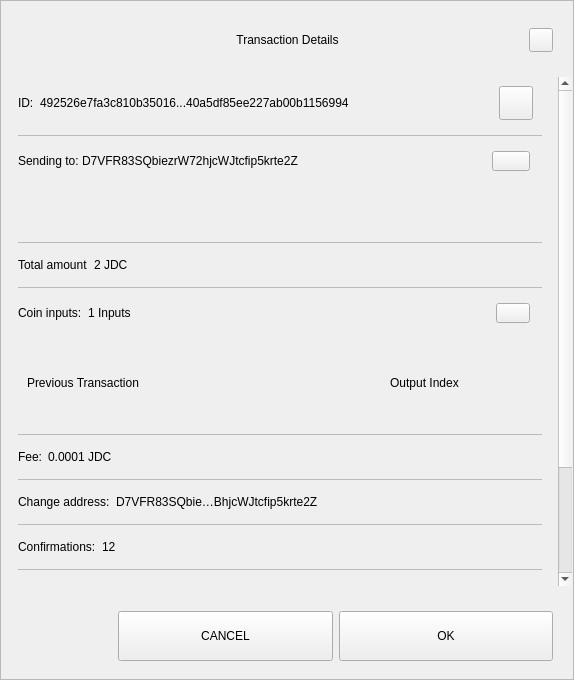
<?xml version="1.0" encoding="UTF-8"?>
<ui version="4.0">
 <class>TxDetailDialog</class>
 <widget class="QWidget" name="TxDetailDialog">
  <property name="geometry">
   <rect>
    <x>0</x>
    <y>0</y>
    <width>574</width>
    <height>680</height>
   </rect>
  </property>
  <property name="sizePolicy">
   <sizepolicy hsizetype="Preferred" vsizetype="Expanding">
    <horstretch>0</horstretch>
    <verstretch>0</verstretch>
   </sizepolicy>
  </property>
  <property name="minimumSize">
   <size>
    <width>574</width>
    <height>500</height>
   </size>
  </property>
  <property name="windowTitle">
   <string>Form</string>
  </property>
  <property name="styleSheet">
   <string notr="true"/>
  </property>
  <layout class="QVBoxLayout" name="verticalLayout_3">
   <property name="spacing">
    <number>0</number>
   </property>
   <property name="leftMargin">
    <number>0</number>
   </property>
   <property name="topMargin">
    <number>0</number>
   </property>
   <property name="rightMargin">
    <number>0</number>
   </property>
   <property name="bottomMargin">
    <number>0</number>
   </property>
   <item>
    <widget class="QFrame" name="frame">
     <property name="sizePolicy">
      <sizepolicy hsizetype="Preferred" vsizetype="Expanding">
       <horstretch>0</horstretch>
       <verstretch>0</verstretch>
      </sizepolicy>
     </property>
     <property name="styleSheet">
      <string notr="true"/>
     </property>
     <property name="frameShape">
      <enum>QFrame::StyledPanel</enum>
     </property>
     <property name="frameShadow">
      <enum>QFrame::Raised</enum>
     </property>
     <layout class="QVBoxLayout" name="verticalLayout">
      <property name="leftMargin">
       <number>0</number>
      </property>
      <property name="rightMargin">
       <number>0</number>
      </property>
      <item>
       <layout class="QHBoxLayout" name="horizontalLayout_3">
        <property name="spacing">
         <number>0</number>
        </property>
        <property name="leftMargin">
         <number>20</number>
        </property>
        <property name="topMargin">
         <number>10</number>
        </property>
        <property name="rightMargin">
         <number>20</number>
        </property>
        <item>
         <spacer name="horizontalSpacer_1">
          <property name="orientation">
           <enum>Qt::Horizontal</enum>
          </property>
          <property name="sizeHint" stdset="0">
           <size>
            <width>40</width>
            <height>20</height>
           </size>
          </property>
         </spacer>
        </item>
        <item>
         <widget class="QLabel" name="labelTitle">
          <property name="minimumSize">
           <size>
            <width>0</width>
            <height>40</height>
           </size>
          </property>
          <property name="maximumSize">
           <size>
            <width>16777215</width>
            <height>40</height>
           </size>
          </property>
          <property name="styleSheet">
           <string notr="true">padding-left:24px;</string>
          </property>
          <property name="text">
           <string>Transaction Details</string>
          </property>
          <property name="alignment">
           <set>Qt::AlignCenter</set>
          </property>
          <property name="margin">
           <number>7</number>
          </property>
         </widget>
        </item>
        <item>
         <spacer name="horizontalSpacer_2">
          <property name="orientation">
           <enum>Qt::Horizontal</enum>
          </property>
          <property name="sizeHint" stdset="0">
           <size>
            <width>40</width>
            <height>20</height>
           </size>
          </property>
         </spacer>
        </item>
        <item>
         <widget class="QPushButton" name="btnEsc">
          <property name="minimumSize">
           <size>
            <width>24</width>
            <height>24</height>
           </size>
          </property>
          <property name="maximumSize">
           <size>
            <width>24</width>
            <height>24</height>
           </size>
          </property>
          <property name="focusPolicy">
           <enum>Qt::NoFocus</enum>
          </property>
          <property name="text">
           <string/>
          </property>
         </widget>
        </item>
       </layout>
      </item>
      <item>
       <spacer name="verticalSpacer">
        <property name="orientation">
         <enum>Qt::Vertical</enum>
        </property>
        <property name="sizeType">
         <enum>QSizePolicy::Fixed</enum>
        </property>
        <property name="sizeHint" stdset="0">
         <size>
          <width>20</width>
          <height>10</height>
         </size>
        </property>
       </spacer>
      </item>
      <item>
       <widget class="QWidget" name="layoutScroll" native="true">
        <property name="minimumSize">
         <size>
          <width>0</width>
          <height>0</height>
         </size>
        </property>
        <layout class="QVBoxLayout" name="verticalLayout_4">
         <property name="leftMargin">
          <number>0</number>
         </property>
         <property name="topMargin">
          <number>0</number>
         </property>
         <property name="rightMargin">
          <number>0</number>
         </property>
         <item>
          <widget class="QScrollArea" name="scrollArea">
           <property name="styleSheet">
            <string notr="true">#scrollArea {
background:transparent;
}</string>
           </property>
           <property name="horizontalScrollBarPolicy">
            <enum>Qt::ScrollBarAlwaysOff</enum>
           </property>
           <property name="sizeAdjustPolicy">
            <enum>QAbstractScrollArea::AdjustIgnored</enum>
           </property>
           <property name="widgetResizable">
            <bool>true</bool>
           </property>
           <property name="alignment">
            <set>Qt::AlignLeading|Qt::AlignLeft|Qt::AlignTop</set>
           </property>
           <widget class="QWidget" name="scrollAreaWidgetContents">
            <property name="geometry">
             <rect>
              <x>0</x>
              <y>0</y>
              <width>556</width>
              <height>672</height>
             </rect>
            </property>
            <property name="autoFillBackground">
             <bool>false</bool>
            </property>
            <property name="styleSheet">
             <string notr="true">#scrollAreaWidgetContents {
background:transparent;
}</string>
            </property>
            <layout class="QVBoxLayout" name="verticalLayout_7">
             <property name="spacing">
              <number>0</number>
             </property>
             <property name="sizeConstraint">
              <enum>QLayout::SetDefaultConstraint</enum>
             </property>
             <property name="leftMargin">
              <number>0</number>
             </property>
             <property name="topMargin">
              <number>0</number>
             </property>
             <property name="rightMargin">
              <number>0</number>
             </property>
             <property name="bottomMargin">
              <number>0</number>
             </property>
             <item>
              <widget class="QWidget" name="content" native="true">
               <layout class="QVBoxLayout" name="verticalLayout_2">
                <property name="leftMargin">
                 <number>16</number>
                </property>
                <property name="topMargin">
                 <number>0</number>
                </property>
                <property name="rightMargin">
                 <number>16</number>
                </property>
                <item>
                 <widget class="QWidget" name="contentID" native="true">
                  <layout class="QHBoxLayout" name="horizontalLayout_12" stretch="0,1,0">
                   <property name="leftMargin">
                    <number>0</number>
                   </property>
                   <item>
                    <widget class="QLabel" name="labelId">
                     <property name="maximumSize">
                      <size>
                       <width>16777215</width>
                       <height>16777215</height>
                      </size>
                     </property>
                     <property name="text">
                      <string>ID:</string>
                     </property>
                    </widget>
                   </item>
                   <item>
                    <widget class="QLabel" name="textId">
                     <property name="text">
                      <string>492526e7fa3c810b35016...40a5df85ee227ab00b1156994</string>
                     </property>
                    </widget>
                   </item>
                   <item>
                    <widget class="QPushButton" name="pushCopy">
                     <property name="minimumSize">
                      <size>
                       <width>34</width>
                       <height>34</height>
                      </size>
                     </property>
                     <property name="maximumSize">
                      <size>
                       <width>34</width>
                       <height>34</height>
                      </size>
                     </property>
                     <property name="focusPolicy">
                      <enum>Qt::NoFocus</enum>
                     </property>
                     <property name="text">
                      <string/>
                     </property>
                     <property name="iconSize">
                      <size>
                       <width>24</width>
                       <height>24</height>
                      </size>
                     </property>
                    </widget>
                   </item>
                  </layout>
                 </widget>
                </item>
                <item>
                 <widget class="QLabel" name="labelDivider9">
                  <property name="maximumSize">
                   <size>
                    <width>16777215</width>
                    <height>1</height>
                   </size>
                  </property>
                  <property name="styleSheet">
                   <string notr="true">background-color:#bababa;</string>
                  </property>
                  <property name="text">
                   <string/>
                  </property>
                 </widget>
                </item>
                <item>
                 <widget class="QWidget" name="contentOutputs" native="true">
                  <layout class="QHBoxLayout" name="horizontalLayout_11" stretch="0,3,0">
                   <property name="spacing">
                    <number>0</number>
                   </property>
                   <property name="leftMargin">
                    <number>0</number>
                   </property>
                   <property name="rightMargin">
                    <number>12</number>
                   </property>
                   <item>
                    <widget class="QLabel" name="labelSend">
                     <property name="maximumSize">
                      <size>
                       <width>16777215</width>
                       <height>16777215</height>
                      </size>
                     </property>
                     <property name="text">
                      <string>Sending to: </string>
                     </property>
                    </widget>
                   </item>
                   <item>
                    <widget class="QLabel" name="textSend">
                     <property name="text">
                      <string>D7VFR83SQbiezrW72hjcWJtcfip5krte2Z </string>
                     </property>
                    </widget>
                   </item>
                   <item>
                    <widget class="QPushButton" name="pushOutputs">
                     <property name="minimumSize">
                      <size>
                       <width>34</width>
                       <height>20</height>
                      </size>
                     </property>
                     <property name="maximumSize">
                      <size>
                       <width>38</width>
                       <height>20</height>
                      </size>
                     </property>
                     <property name="focusPolicy">
                      <enum>Qt::NoFocus</enum>
                     </property>
                     <property name="styleSheet">
                      <string notr="true"/>
                     </property>
                     <property name="text">
                      <string/>
                     </property>
                    </widget>
                   </item>
                  </layout>
                 </widget>
                </item>
                <item>
                 <widget class="QScrollArea" name="outputsScrollArea">
                  <property name="minimumSize">
                   <size>
                    <width>0</width>
                    <height>50</height>
                   </size>
                  </property>
                  <property name="styleSheet">
                   <string notr="true">#outputsScrollArea {
background:transparent;
}</string>
                  </property>
                  <property name="widgetResizable">
                   <bool>true</bool>
                  </property>
                  <widget class="QWidget" name="container_outputs_base">
                   <property name="geometry">
                    <rect>
                     <x>0</x>
                     <y>0</y>
                     <width>522</width>
                     <height>48</height>
                    </rect>
                   </property>
                   <property name="styleSheet">
                    <string notr="true">#container_outputs_base {
background:transparent;
}</string>
                   </property>
                  </widget>
                 </widget>
                </item>
                <item>
                 <widget class="QLabel" name="labelDivider8">
                  <property name="maximumSize">
                   <size>
                    <width>16777215</width>
                    <height>1</height>
                   </size>
                  </property>
                  <property name="styleSheet">
                   <string notr="true">background-color:#bababa;</string>
                  </property>
                  <property name="text">
                   <string/>
                  </property>
                 </widget>
                </item>
                <item>
                 <widget class="QWidget" name="contentAmount" native="true">
                  <layout class="QHBoxLayout" name="horizontalLayout_4" stretch="0,1">
                   <property name="leftMargin">
                    <number>0</number>
                   </property>
                   <item>
                    <widget class="QLabel" name="labelAmount">
                     <property name="maximumSize">
                      <size>
                       <width>16777215</width>
                       <height>16777215</height>
                      </size>
                     </property>
                     <property name="text">
                      <string>Total amount</string>
                     </property>
                    </widget>
                   </item>
                   <item>
                    <widget class="QLabel" name="textAmount">
                     <property name="text">
                      <string>2 JDC</string>
                     </property>
                    </widget>
                   </item>
                  </layout>
                 </widget>
                </item>
                <item>
                 <widget class="QLabel" name="labelDivider6">
                  <property name="maximumSize">
                   <size>
                    <width>16777215</width>
                    <height>1</height>
                   </size>
                  </property>
                  <property name="styleSheet">
                   <string notr="true">background-color:#bababa;</string>
                  </property>
                  <property name="text">
                   <string/>
                  </property>
                 </widget>
                </item>
                <item>
                 <widget class="QWidget" name="contentInputs" native="true">
                  <layout class="QHBoxLayout" name="horizontalLayout" stretch="0,2,0">
                   <property name="leftMargin">
                    <number>0</number>
                   </property>
                   <property name="rightMargin">
                    <number>12</number>
                   </property>
                   <item>
                    <widget class="QLabel" name="labelInputs">
                     <property name="sizePolicy">
                      <sizepolicy hsizetype="Minimum" vsizetype="Preferred">
                       <horstretch>0</horstretch>
                       <verstretch>0</verstretch>
                      </sizepolicy>
                     </property>
                     <property name="maximumSize">
                      <size>
                       <width>16777215</width>
                       <height>16777215</height>
                      </size>
                     </property>
                     <property name="text">
                      <string>Coin inputs:</string>
                     </property>
                    </widget>
                   </item>
                   <item>
                    <widget class="QLabel" name="textInputs">
                     <property name="text">
                      <string>1 Inputs</string>
                     </property>
                    </widget>
                   </item>
                   <item>
                    <widget class="QPushButton" name="pushInputs">
                     <property name="maximumSize">
                      <size>
                       <width>34</width>
                       <height>20</height>
                      </size>
                     </property>
                     <property name="focusPolicy">
                      <enum>Qt::NoFocus</enum>
                     </property>
                     <property name="styleSheet">
                      <string notr="true"/>
                     </property>
                     <property name="text">
                      <string/>
                     </property>
                    </widget>
                   </item>
                  </layout>
                 </widget>
                </item>
                <item>
                 <widget class="QFrame" name="gridInputs">
                  <property name="sizePolicy">
                   <sizepolicy hsizetype="Preferred" vsizetype="MinimumExpanding">
                    <horstretch>0</horstretch>
                    <verstretch>0</verstretch>
                   </sizepolicy>
                  </property>
                  <property name="minimumSize">
                   <size>
                    <width>0</width>
                    <height>90</height>
                   </size>
                  </property>
                  <layout class="QGridLayout" name="gridLayoutInput" columnstretch="5,2" rowminimumheight="0">
                   <property name="sizeConstraint">
                    <enum>QLayout::SetMaximumSize</enum>
                   </property>
                   <property name="verticalSpacing">
                    <number>0</number>
                   </property>
                   <item row="0" column="0" alignment="Qt::AlignLeft">
                    <widget class="QLabel" name="labelTitlePrevTx">
                     <property name="text">
                      <string>Previous Transaction</string>
                     </property>
                    </widget>
                   </item>
                   <item row="0" column="1" alignment="Qt::AlignLeft">
                    <widget class="QLabel" name="labelOutputIndex">
                     <property name="text">
                      <string>Output Index</string>
                     </property>
                     <property name="alignment">
                      <set>Qt::AlignCenter</set>
                     </property>
                    </widget>
                   </item>
                  </layout>
                 </widget>
                </item>
                <item>
                 <widget class="QLabel" name="labelDivider1">
                  <property name="maximumSize">
                   <size>
                    <width>16777215</width>
                    <height>1</height>
                   </size>
                  </property>
                  <property name="styleSheet">
                   <string notr="true">background-color:#bababa;</string>
                  </property>
                  <property name="text">
                   <string/>
                  </property>
                 </widget>
                </item>
                <item>
                 <widget class="QWidget" name="contentFee" native="true">
                  <layout class="QHBoxLayout" name="horizontalLayout_7" stretch="0,1">
                   <property name="leftMargin">
                    <number>0</number>
                   </property>
                   <item>
                    <widget class="QLabel" name="labelFee">
                     <property name="maximumSize">
                      <size>
                       <width>16777215</width>
                       <height>16777215</height>
                      </size>
                     </property>
                     <property name="text">
                      <string>Fee:</string>
                     </property>
                    </widget>
                   </item>
                   <item>
                    <widget class="QLabel" name="textFee">
                     <property name="text">
                      <string>0.0001 JDC</string>
                     </property>
                    </widget>
                   </item>
                  </layout>
                 </widget>
                </item>
                <item>
                 <widget class="QLabel" name="labelDivider2">
                  <property name="maximumSize">
                   <size>
                    <width>16777215</width>
                    <height>1</height>
                   </size>
                  </property>
                  <property name="styleSheet">
                   <string notr="true">background-color:#bababa;</string>
                  </property>
                  <property name="text">
                   <string/>
                  </property>
                 </widget>
                </item>
                <item>
                 <widget class="QWidget" name="contentChangeAddress" native="true">
                  <layout class="QHBoxLayout" name="horizontalLayout_6" stretch="0,1">
                   <property name="leftMargin">
                    <number>0</number>
                   </property>
                   <item>
                    <widget class="QLabel" name="labelChange">
                     <property name="maximumSize">
                      <size>
                       <width>16777215</width>
                       <height>16777215</height>
                      </size>
                     </property>
                     <property name="text">
                      <string>Change address:</string>
                     </property>
                    </widget>
                   </item>
                   <item>
                    <widget class="QLabel" name="textChange">
                     <property name="text">
                      <string>D7VFR83SQbie…BhjcWJtcfip5krte2Z </string>
                     </property>
                    </widget>
                   </item>
                  </layout>
                 </widget>
                </item>
                <item>
                 <widget class="QLabel" name="labelDivider4">
                  <property name="maximumSize">
                   <size>
                    <width>16777215</width>
                    <height>1</height>
                   </size>
                  </property>
                  <property name="styleSheet">
                   <string notr="true">background-color:#bababa;</string>
                  </property>
                  <property name="text">
                   <string/>
                  </property>
                 </widget>
                </item>
                <item>
                 <widget class="QWidget" name="contentConfirmations" native="true">
                  <layout class="QHBoxLayout" name="horizontalLayout_8" stretch="0,1">
                   <property name="leftMargin">
                    <number>0</number>
                   </property>
                   <item>
                    <widget class="QLabel" name="labelConfirmations">
                     <property name="maximumSize">
                      <size>
                       <width>16777215</width>
                       <height>16777215</height>
                      </size>
                     </property>
                     <property name="text">
                      <string>Confirmations:</string>
                     </property>
                    </widget>
                   </item>
                   <item>
                    <widget class="QLabel" name="textConfirmations">
                     <property name="text">
                      <string>12</string>
                     </property>
                    </widget>
                   </item>
                  </layout>
                 </widget>
                </item>
                <item>
                 <widget class="QLabel" name="labelDivider7">
                  <property name="maximumSize">
                   <size>
                    <width>16777215</width>
                    <height>1</height>
                   </size>
                  </property>
                  <property name="styleSheet">
                   <string notr="true">background-color:#bababa;</string>
                  </property>
                  <property name="text">
                   <string/>
                  </property>
                 </widget>
                </item>
                <item>
                 <widget class="QWidget" name="contentSize" native="true">
                  <layout class="QHBoxLayout" name="horizontalLayout_9" stretch="0,1">
                   <property name="leftMargin">
                    <number>0</number>
                   </property>
                   <item>
                    <widget class="QLabel" name="labelSize">
                     <property name="maximumSize">
                      <size>
                       <width>16777215</width>
                       <height>16777215</height>
                      </size>
                     </property>
                     <property name="text">
                      <string>Size:</string>
                     </property>
                    </widget>
                   </item>
                   <item>
                    <widget class="QLabel" name="textSize">
                     <property name="text">
                      <string>2 kB</string>
                     </property>
                    </widget>
                   </item>
                  </layout>
                 </widget>
                </item>
                <item>
                 <widget class="QLabel" name="labelDivider3">
                  <property name="maximumSize">
                   <size>
                    <width>16777215</width>
                    <height>1</height>
                   </size>
                  </property>
                  <property name="styleSheet">
                   <string notr="true">background-color:#bababa;</string>
                  </property>
                  <property name="text">
                   <string/>
                  </property>
                 </widget>
                </item>
                <item>
                 <widget class="QWidget" name="contentDate" native="true">
                  <layout class="QHBoxLayout" name="horizontalLayout_5" stretch="0,1">
                   <property name="leftMargin">
                    <number>0</number>
                   </property>
                   <item>
                    <widget class="QLabel" name="labelDate">
                     <property name="maximumSize">
                      <size>
                       <width>16777215</width>
                       <height>16777215</height>
                      </size>
                     </property>
                     <property name="text">
                      <string>Date:</string>
                     </property>
                    </widget>
                   </item>
                   <item>
                    <widget class="QLabel" name="textDate">
                     <property name="text">
                      <string>May 25, 2017</string>
                     </property>
                    </widget>
                   </item>
                  </layout>
                 </widget>
                </item>
                <item>
                 <widget class="QLabel" name="labelDivider5">
                  <property name="maximumSize">
                   <size>
                    <width>16777215</width>
                    <height>1</height>
                   </size>
                  </property>
                  <property name="styleSheet">
                   <string notr="true">background-color:#bababa;</string>
                  </property>
                  <property name="text">
                   <string/>
                  </property>
                 </widget>
                </item>
                <item>
                 <widget class="QWidget" name="contentStatus" native="true">
                  <layout class="QHBoxLayout" name="horizontalLayout_10" stretch="0,1">
                   <property name="leftMargin">
                    <number>0</number>
                   </property>
                   <item>
                    <widget class="QLabel" name="labelStatus">
                     <property name="maximumSize">
                      <size>
                       <width>16777215</width>
                       <height>16777215</height>
                      </size>
                     </property>
                     <property name="text">
                      <string>Status:</string>
                     </property>
                    </widget>
                   </item>
                   <item>
                    <widget class="QLabel" name="textStatus">
                     <property name="text">
                      <string>Spendable</string>
                     </property>
                    </widget>
                   </item>
                  </layout>
                 </widget>
                </item>
                <item>
                 <spacer name="verticalSpacer_2">
                  <property name="orientation">
                   <enum>Qt::Vertical</enum>
                  </property>
                  <property name="sizeType">
                   <enum>QSizePolicy::Expanding</enum>
                  </property>
                  <property name="sizeHint" stdset="0">
                   <size>
                    <width>20</width>
                    <height>10</height>
                   </size>
                  </property>
                 </spacer>
                </item>
                <item>
                 <widget class="QLabel" name="labelWarning">
                  <property name="text">
                   <string>TextLabel</string>
                  </property>
                  <property name="alignment">
                   <set>Qt::AlignCenter</set>
                  </property>
                 </widget>
                </item>
               </layout>
              </widget>
             </item>
            </layout>
           </widget>
          </widget>
         </item>
        </layout>
       </widget>
      </item>
      <item>
       <widget class="QWidget" name="containerButtons" native="true">
        <layout class="QHBoxLayout" name="horizontalLayout1" stretch="1,2,2">
         <property name="leftMargin">
          <number>10</number>
         </property>
         <property name="rightMargin">
          <number>20</number>
         </property>
         <item>
          <spacer name="horizontalSpacer_3">
           <property name="orientation">
            <enum>Qt::Horizontal</enum>
           </property>
           <property name="sizeHint" stdset="0">
            <size>
             <width>40</width>
             <height>20</height>
            </size>
           </property>
          </spacer>
         </item>
         <item>
          <widget class="QPushButton" name="btnCancel">
           <property name="minimumSize">
            <size>
             <width>200</width>
             <height>50</height>
            </size>
           </property>
           <property name="focusPolicy">
            <enum>Qt::NoFocus</enum>
           </property>
           <property name="text">
            <string>CANCEL</string>
           </property>
          </widget>
         </item>
         <item>
          <widget class="QPushButton" name="btnSave">
           <property name="minimumSize">
            <size>
             <width>200</width>
             <height>50</height>
            </size>
           </property>
           <property name="focusPolicy">
            <enum>Qt::NoFocus</enum>
           </property>
           <property name="text">
            <string>OK</string>
           </property>
          </widget>
         </item>
        </layout>
       </widget>
      </item>
     </layout>
    </widget>
   </item>
  </layout>
 </widget>
 <resources/>
 <connections/>
</ui>
